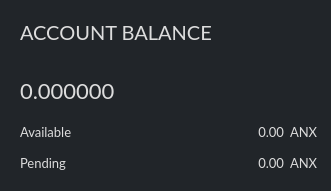
     <widget class="QGroupBox" name="fundsBox">
      <property name="geometry">
       <rect>
        <x>220</x>
        <y>170</y>
        <width>331</width>
        <height>191</height>
       </rect>
      </property>
      <property name="styleSheet">
       <string notr="true">background: #212529;border-radius: 2px; border: 0px solid #343a40;</string>
      </property>
      <property name="title">
       <string/>
      </property>
      <widget class="QLabel" name="label_4">
       <property name="geometry">
        <rect>
         <x>20</x>
         <y>150</y>
         <width>121</width>
         <height>25</height>
        </rect>
       </property>
       <property name="font">
        <font>
         <family>Lato</family>
         <pointsize>-1</pointsize>
        </font>
       </property>
       <property name="styleSheet">
        <string notr="true">color: #ddd;
background: transparent;
font-family: Lato;
font-size: 13px;
border: none;</string>
       </property>
       <property name="text">
        <string>Pending</string>
       </property>
      </widget>
      <widget class="QLabel" name="label_2">
       <property name="geometry">
        <rect>
         <x>20</x>
         <y>120</y>
         <width>111</width>
         <height>24</height>
        </rect>
       </property>
       <property name="font">
        <font>
         <family>Lato</family>
         <pointsize>-1</pointsize>
        </font>
       </property>
       <property name="styleSheet">
        <string notr="true">color: #ddd;
background: transparent;
font-family: Lato;
font-size: 13px;
border: none;</string>
       </property>
       <property name="text">
        <string>Available</string>
       </property>
      </widget>
      <widget class="QLabel" name="m_actualBalanceLabel">
       <property name="geometry">
        <rect>
         <x>123</x>
         <y>120</y>
         <width>161</width>
         <height>24</height>
        </rect>
       </property>
       <property name="font">
        <font>
         <family>Lato</family>
         <pointsize>-1</pointsize>
        </font>
       </property>
       <property name="styleSheet">
        <string notr="true">color: #ddd;
background: transparent;
font-family: Lato;
font-size: 13px;
border: none;</string>
       </property>
       <property name="text">
        <string notr="true">0.00</string>
       </property>
       <property name="alignment">
        <set>Qt::AlignRight|Qt::AlignTrailing|Qt::AlignVCenter</set>
       </property>
      </widget>
      <widget class="QLabel" name="m_pendingBalanceLabel">
       <property name="geometry">
        <rect>
         <x>123</x>
         <y>150</y>
         <width>161</width>
         <height>25</height>
        </rect>
       </property>
       <property name="font">
        <font>
         <family>Lato</family>
         <pointsize>-1</pointsize>
        </font>
       </property>
       <property name="styleSheet">
        <string notr="true">color: #ddd;
background: transparent;
font-family: Lato;
font-size: 13px;
border: none;</string>
       </property>
       <property name="text">
        <string notr="true">0.00</string>
       </property>
       <property name="alignment">
        <set>Qt::AlignRight|Qt::AlignTrailing|Qt::AlignVCenter</set>
       </property>
      </widget>
      <widget class="QLabel" name="m_tickerLabel2">
       <property name="geometry">
        <rect>
         <x>290</x>
         <y>150</y>
         <width>31</width>
         <height>25</height>
        </rect>
       </property>
       <property name="font">
        <font>
         <family>Lato</family>
         <pointsize>-1</pointsize>
        </font>
       </property>
       <property name="styleSheet">
        <string notr="true">color: #ddd;
background: transparent;
font-family: Lato;
font-size: 13px;
border: none;</string>
       </property>
       <property name="text">
        <string notr="true">ANX</string>
       </property>
      </widget>
      <widget class="QLabel" name="m_tickerLabel1">
       <property name="geometry">
        <rect>
         <x>290</x>
         <y>120</y>
         <width>31</width>
         <height>24</height>
        </rect>
       </property>
       <property name="font">
        <font>
         <family>Lato</family>
         <pointsize>-1</pointsize>
        </font>
       </property>
       <property name="styleSheet">
        <string notr="true">color: #ddd;
background: transparent;
font-family: Lato;
font-size: 13px;
border: none;</string>
       </property>
       <property name="text">
        <string notr="true">ANX</string>
       </property>
      </widget>
      <widget class="QLabel" name="label_10">
       <property name="geometry">
        <rect>
         <x>20</x>
         <y>20</y>
         <width>211</width>
         <height>25</height>
        </rect>
       </property>
       <property name="font">
        <font>
         <family>Lato</family>
         <pointsize>-1</pointsize>
        </font>
       </property>
       <property name="styleSheet">
        <string notr="true">color: #ddd;
background: transparent;
font-size: 20px;
font-family: Lato;
border: none;</string>
       </property>
       <property name="text">
        <string>ACCOUNT BALANCE</string>
       </property>
      </widget>
      <widget class="QLabel" name="m_totalBalanceLabel">
       <property name="geometry">
        <rect>
         <x>20</x>
         <y>70</y>
         <width>291</width>
         <height>41</height>
        </rect>
       </property>
       <property name="minimumSize">
        <size>
         <width>0</width>
         <height>0</height>
        </size>
       </property>
       <property name="font">
        <font>
         <family>Lato</family>
         <pointsize>-1</pointsize>
        </font>
       </property>
       <property name="styleSheet">
        <string notr="true">color: #ddd;
background: transparent;
font-family: Lato;
font-size: 22px;
border: none;</string>
       </property>
       <property name="text">
        <string notr="true">0.000000</string>
       </property>
       <property name="alignment">
        <set>Qt::AlignLeading|Qt::AlignLeft|Qt::AlignVCenter</set>
       </property>
      </widget>
      <widget class="QPushButton" name="m_sendButton">
       <property name="geometry">
        <rect>
         <x>290</x>
         <y>20</y>
         <width>24</width>
         <height>24</height>
        </rect>
       </property>
       <property name="font">
        <font>
         <family>Lato</family>
         <pointsize>8</pointsize>
        </font>
       </property>
       <property name="styleSheet">
        <string notr="true">border: none;</string>
       </property>
       <property name="text">
        <string/>
       </property>
       <property name="icon">
        <iconset resource="../../resources.qrc">
         <normaloff>:/icons/tx-output</normaloff>:/icons/tx-output</iconset>
       </property>
      </widget>
     </widget>
